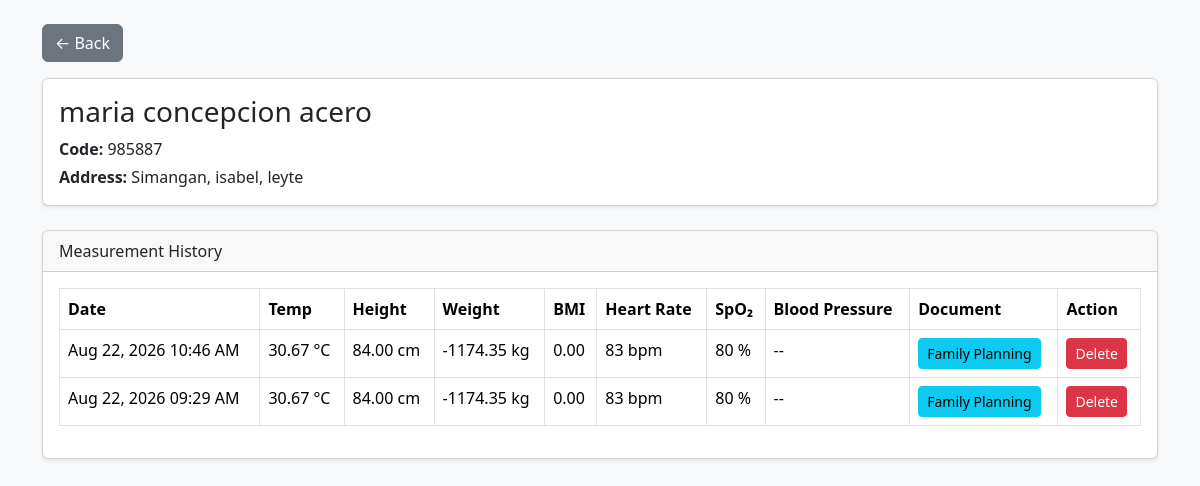
/admin/logs/patient-history-list.php?user_id=60, run on the app's committed database.
### tables this page shows
CREATE TABLE `users` (
  `id` int(11) NOT NULL,
  `fullname` varchar(100) NOT NULL,
  `last_name` varchar(50) DEFAULT NULL,
  `first_name` varchar(50) DEFAULT NULL,
  `middle_name` varchar(50) DEFAULT NULL,
  `suffix` varchar(20) DEFAULT NULL,
  `age` int(11) DEFAULT NULL,
  `birth_date` date DEFAULT NULL,
  `gender` enum('Male','Female') DEFAULT NULL,
  `address` text DEFAULT NULL,
  `barangay` varchar(100) DEFAULT NULL,
  `city_municipality` varchar(100) DEFAULT NULL,
  `province` varchar(100) DEFAULT NULL,
  `code_number` varchar(6) NOT NULL,
  `role` enum('admin','patient') NOT NULL,
  `created_at` timestamp NOT NULL DEFAULT current_timestamp(),
  `contact_number` varchar(20) DEFAULT NULL,
  `service_type` varchar(50) NOT NULL,
  `patient_number` int(11) NOT NULL DEFAULT 0,
  `blood_type` varchar(5) DEFAULT NULL
);

CREATE TABLE `measurements` (
  `id` int(11) NOT NULL,
  `user_id` int(11) NOT NULL,
  `temperature` decimal(5,2) DEFAULT NULL,
  `weight` decimal(6,2) DEFAULT NULL,
  `height` decimal(6,2) DEFAULT NULL,
  `bmi` decimal(5,2) DEFAULT NULL,
  `heart_rate` int(11) DEFAULT NULL,
  `spo2` int(11) DEFAULT NULL,
  `systolic` int(11) DEFAULT NULL,
  `diastolic` int(11) DEFAULT NULL,
  `created_at` timestamp NOT NULL DEFAULT current_timestamp(),
  `service_type` varchar(100) DEFAULT NULL
);

### admin/logs/patient-history-list.php (the view, shortened to what this page needs)
<?php
$user_id = (int)$_GET['user_id'];
$patientQuery = mysqli_query(
    $conn,
    "SELECT *
     FROM users
     WHERE id = '$user_id'"
);
$patient = mysqli_fetch_assoc($patientQuery);
$historyQuery = mysqli_query(
    $conn,
    "SELECT *
     FROM measurements
     WHERE user_id = '$user_id'
     ORDER BY created_at DESC"
);
?>
<!DOCTYPE html>
<html>
<head>
    <link href="https://cdn.jsdelivr.net/npm/bootstrap@5.3.3/dist/css/bootstrap.min.css"
          rel="stylesheet">
</head>
<body class="bg-light">
<div class="container py-4">
   <a href="patient-history.php" class="btn btn-secondary mb-3">
        ← Back
   </a>
    <div class="card shadow-sm mb-4">
        <div class="card-body">
            <h3><?= htmlspecialchars($patient['fullname']) ?></h3>
            <p class="mb-1">
                <strong>Code:</strong>
                <?= htmlspecialchars($patient['code_number']) ?>
            </p>
            <p class="mb-0">
                <strong>Address:</strong>
                <?= htmlspecialchars($patient['address']) ?>
            </p>
        </div>
    </div>
    <div class="card shadow-sm">
        <div class="card-header">
            Measurement History
        </div>
        <div class="card-body">
            <table class="table table-bordered">
                <thead>
                    <tr>
                        <th>Date</th>
                        <th>Temp</th>
                        <th>Height</th>
                        <th>Weight</th>
                        <th>BMI</th>
                        <th>Heart Rate</th>
                        <th>SpO₂</th>
                        <th>Blood Pressure</th>
                        <th>Document</th>
                        <th>Action</th>
                    </tr>
                </thead>
                <tbody>
                    <?php while($row = mysqli_fetch_assoc($historyQuery)): ?>
                   <tr>
                        <td><?= date('M d, Y h:i A', strtotime($row['created_at'])) ?></td>
                        <td><?= $row['temperature'] ?> °C</td>
                        <td><?= $row['height'] ?> cm</td>
                        <td><?= $row['weight'] ?> kg</td>
                        <td><?= $row['bmi'] ?></td>
                        <td><?= $row['heart_rate'] ?> bpm</td>
                        <td><?= $row['spo2'] ?> %</td>
                        <td>
                            <?php
                            if (!empty($row['systolic']) && !empty($row['diastolic'])) {
                                echo $row['systolic'] . '/' . $row['diastolic'] . ' mmHg';
                            } else {
                                echo '--';
                            }
                            ?>
                        </td>
                        <td>
                            <?php if($row['service_type'] == 'vital'): ?>
                                <a href="../Doc/docu-vital-screening.php?id=<?= $user_id ?>"
                                class="btn btn-primary btn-sm">
                                    Vital Screening
                                </a>
                            <?php elseif($row['service_type'] == 'family'): ?>
                                <a href="../Doc/docu-family-planning.php?id=<?= $user_id ?>"
                                class="btn btn-info btn-sm">
                                    Family Planning
                                </a>
                            <?php else: ?>
                                <span class="text-muted">No Document</span>
                            <?php endif; ?>
                            </td>
                            <td>
                               <a href="patient-history-list.php?user_id=<?= $user_id ?>&delete_id=<?= $row['id'] ?>"
                                class="btn btn-danger btn-sm">
                                    Delete
                                </a>
                            </td>
                    </tr>
                    <?php endwhile; ?>
                </tbody>
</div>
</body>
</html>

### data on the page
users: fullname "maria concepcion acero", code_number "985887", address "Simangan, isabel, leyte"
measurements: created_at "Aug 22, 2026 10:46 AM", temperature "30.67", height "84.00", weight "-1174.35", bmi "0.00", heart_rate "83", spo2 "80"
measurements: created_at "Aug 22, 2026 09:29 AM", temperature "30.67", height "84.00", weight "-1174.35", bmi "0.00", heart_rate "83", spo2 "80"
